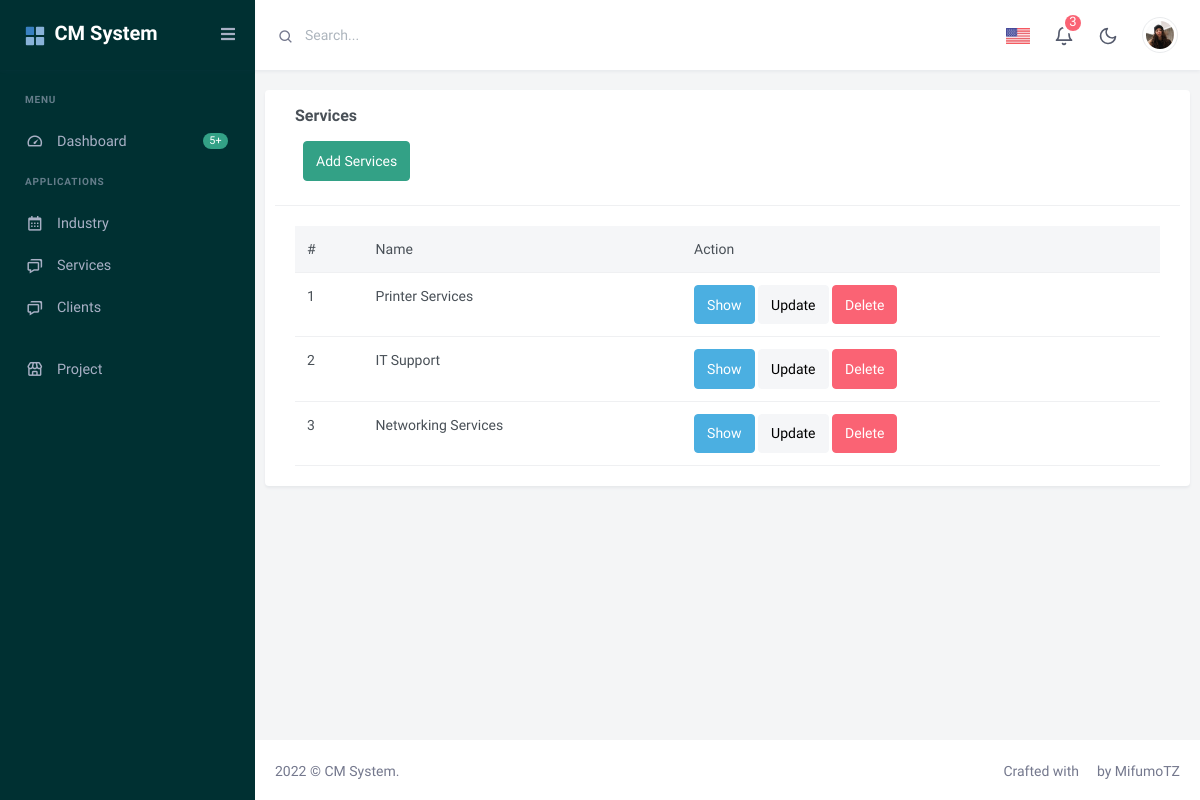
/services/, run on an earlier commit of the app's database.
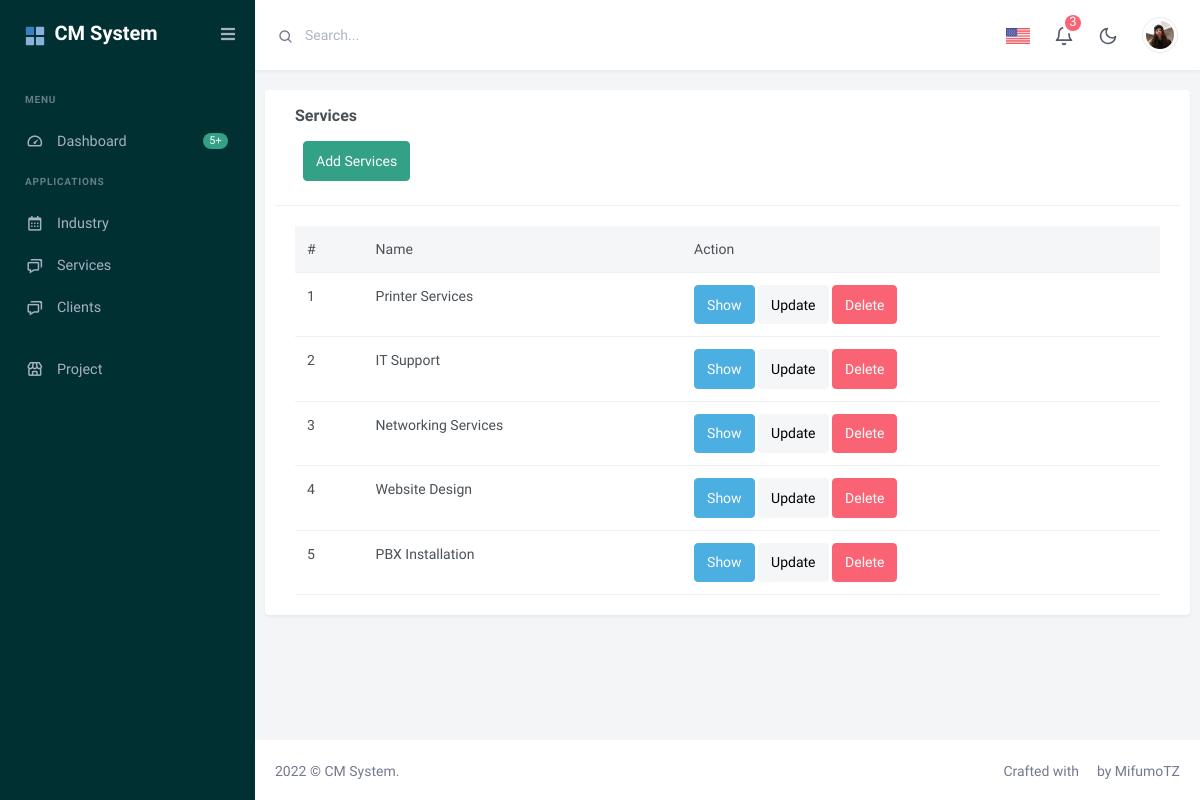
And on a later commit of the database.
### client/models.py (models this page shows, shortened)
class ServicesCategory(models.Model):
    name=models.CharField(max_length=150, null=True)

### client/views.py (the view)
# urls.py: path('services/',DisplayServicesCategories.as_view(), name='services' ),
class DisplayServicesCategories(ListView):
    model=ServicesCategory
    template_name='services/all_services.html'
    def get_context_data(self, **kwargs):
        context = super(DisplayServicesCategories, self).get_context_data(**kwargs)
        context['services']=ServicesCategory.objects.all()
        return context

### client/templates/services/all_services.html
{% extends 'base.html' %}
{% block content %}
<div class="row">
    <div class="card">
    <div class="col-lg-12">
            <div class="card-header">
                <h4 class="card-title">Services</h4>
                <a class="btn btn-success pull-right m-2 pull-left"  href=" {% url 'createservices' %}">Add Services</a></div>
            </div>
            <div class="card-body">
                <div class="table-responsive">
                    <table class="table mb-0">
                        <thead class="table-light">
                            <tr>
                                <th>#</th>
                                <th>Name</th>
                                <th>Action</th>
                            </tr>
                        </thead>
                        <tbody>
                            {% for service in services %}
                            <tr>
                                <td>{{forloop.counter}}</td>
                                <td>{{service.name}}</td>
                                <td>
                                    <a href="" class="btn btn-info">Show</a>
                                    <a href="{% url 'serviceupdate' service.id %}" class="btn btn-light">Update</a>
                                    <a href="{% url 'servicedelete' service.id %}" class="btn btn-danger">Delete</a>
                                </td>
                            {% endfor %}
                        </tbody>
                    </table>
                </div>
            </div>
        </div>
    </div>
</div>
{% endblock content %}

What changed in the data, as far as the page shows it:
added ServicesCategory: name "Website Design"
added ServicesCategory: name "PBX Installation"
